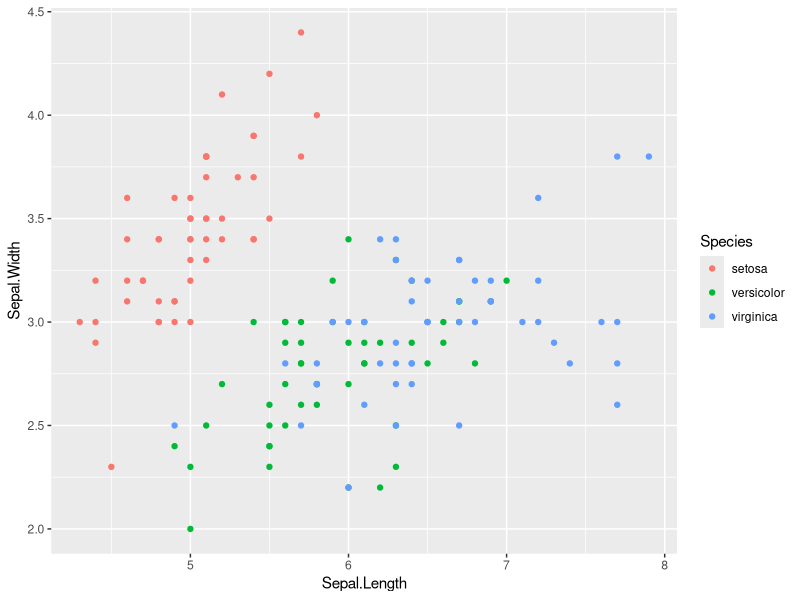
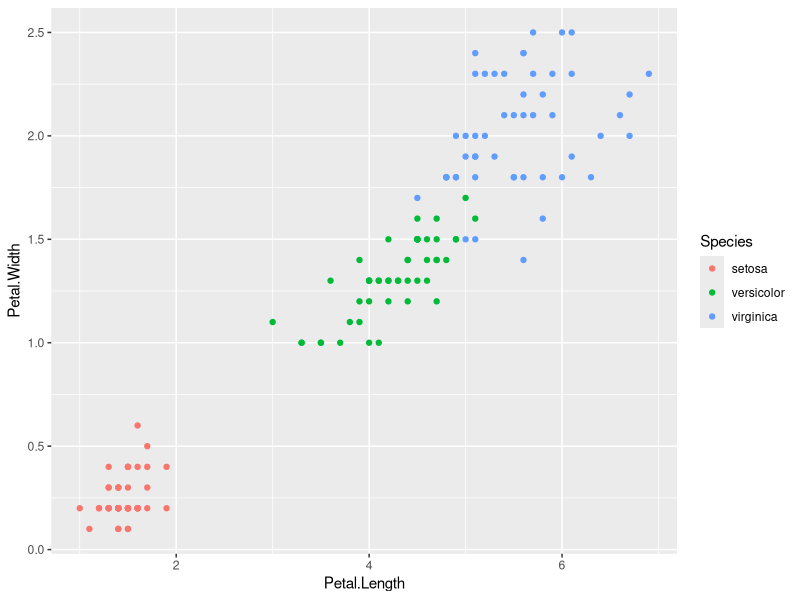

Generate these figures, in order, with R:
## ---- chunk 1
library(ggplot2)
library(tidyverse)

## ---- chunk 2
iris %>% ggplot(aes(x=Sepal.Length, y=Sepal.Width, colour=Species))+
  geom_point()

iris %>% ggplot(aes(x=Petal.Length, y=Petal.Width, colour=Species))+
  geom_point()

str(iris)

table(iris$Species)

summary(iris)
